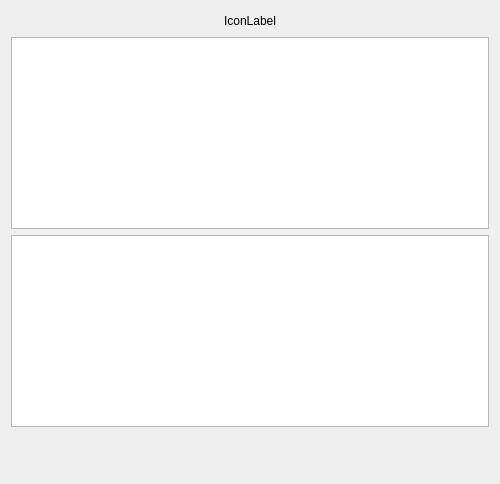
<?xml version="1.0" encoding="UTF-8"?>
<ui version="4.0">
 <class>UpdateTileUploadRunPageWizard</class>
 <widget class="QWizardPage" name="UpdateTileUploadRunPageWizard">
  <property name="geometry">
   <rect>
    <x>0</x>
    <y>0</y>
    <width>500</width>
    <height>484</height>
   </rect>
  </property>
  <property name="windowTitle">
   <string>Uploading dataset</string>
  </property>
  <property name="locale">
   <locale language="English" country="UnitedStates"/>
  </property>
  <layout class="QGridLayout" name="gridLayout">
   <item row="2" column="0" colspan="3">
    <widget class="QTableView" name="tableview_execution_list"/>
   </item>
   <item row="1" column="0">
    <spacer name="horizontalSpacer">
     <property name="orientation">
      <enum>Qt::Horizontal</enum>
     </property>
     <property name="sizeHint" stdset="0">
      <size>
       <width>40</width>
       <height>20</height>
      </size>
     </property>
    </spacer>
   </item>
   <item row="1" column="1">
    <widget class="QLabel" name="lbl_step_icon">
     <property name="text">
      <string>IconLabel</string>
     </property>
    </widget>
   </item>
   <item row="4" column="1">
    <spacer name="verticalSpacer">
     <property name="orientation">
      <enum>Qt::Vertical</enum>
     </property>
     <property name="sizeHint" stdset="0">
      <size>
       <width>20</width>
       <height>40</height>
      </size>
     </property>
    </spacer>
   </item>
   <item row="3" column="0" colspan="3">
    <widget class="QTextBrowser" name="tbw_errors"/>
   </item>
   <item row="1" column="2">
    <spacer name="horizontalSpacer_2">
     <property name="orientation">
      <enum>Qt::Horizontal</enum>
     </property>
     <property name="sizeHint" stdset="0">
      <size>
       <width>40</width>
       <height>20</height>
      </size>
     </property>
    </spacer>
   </item>
  </layout>
 </widget>
 <resources/>
 <connections/>
</ui>
